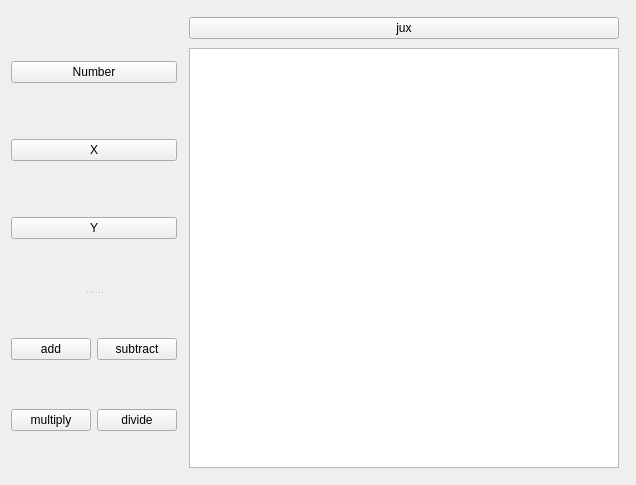
<ui version="4.0" >
 <class>HeightmapDesigner</class>
 <widget class="QWidget" name="HeightmapDesigner" >
  <property name="geometry" >
   <rect>
    <x>0</x>
    <y>0</y>
    <width>636</width>
    <height>485</height>
   </rect>
  </property>
  <property name="sizePolicy" >
   <sizepolicy vsizetype="Expanding" hsizetype="Expanding" >
    <horstretch>0</horstretch>
    <verstretch>0</verstretch>
   </sizepolicy>
  </property>
  <property name="windowTitle" >
   <string>Heightmap Designer</string>
  </property>
  <layout class="QHBoxLayout" name="horizontalLayout" >
   <item>
    <widget class="QSplitter" name="splitter" >
     <property name="orientation" >
      <enum>Qt::Vertical</enum>
     </property>
     <widget class="QWidget" name="" >
      <layout class="QVBoxLayout" name="verticalLayout_2" >
       <item>
        <widget class="QPushButton" name="addConstant" >
         <property name="text" >
          <string>Number</string>
         </property>
        </widget>
       </item>
       <item>
        <widget class="QPushButton" name="addXParameter" >
         <property name="text" >
          <string>X</string>
         </property>
        </widget>
       </item>
       <item>
        <widget class="QPushButton" name="addYParameter" >
         <property name="text" >
          <string>Y</string>
         </property>
        </widget>
       </item>
      </layout>
     </widget>
     <widget class="QWidget" name="" >
      <layout class="QGridLayout" name="gridLayout" >
       <item row="0" column="0" >
        <widget class="QPushButton" name="addAddition" >
         <property name="text" >
          <string>add</string>
         </property>
        </widget>
       </item>
       <item row="0" column="1" >
        <widget class="QPushButton" name="addSubtraction" >
         <property name="text" >
          <string>subtract</string>
         </property>
        </widget>
       </item>
       <item row="1" column="0" >
        <widget class="QPushButton" name="addMultiplication" >
         <property name="text" >
          <string>multiply</string>
         </property>
        </widget>
       </item>
       <item row="1" column="1" >
        <widget class="QPushButton" name="addDivision" >
         <property name="text" >
          <string>divide</string>
         </property>
         <property name="flat" >
          <bool>false</bool>
         </property>
        </widget>
       </item>
      </layout>
     </widget>
    </widget>
   </item>
   <item>
    <layout class="QVBoxLayout" name="verticalLayout" >
     <property name="spacing" >
      <number>9</number>
     </property>
     <property name="sizeConstraint" >
      <enum>QLayout::SetDefaultConstraint</enum>
     </property>
     <property name="margin" >
      <number>6</number>
     </property>
     <item>
      <widget class="QPushButton" name="showJuxCode" >
       <property name="sizePolicy" >
        <sizepolicy vsizetype="Fixed" hsizetype="Expanding" >
         <horstretch>0</horstretch>
         <verstretch>0</verstretch>
        </sizepolicy>
       </property>
       <property name="text" >
        <string>jux</string>
       </property>
      </widget>
     </item>
     <item>
      <widget class="QTreeWidget" name="tree" >
       <property name="headerHidden" >
        <bool>true</bool>
       </property>
       <column>
        <property name="text" >
         <string>1</string>
        </property>
       </column>
      </widget>
     </item>
    </layout>
   </item>
  </layout>
 </widget>
 <resources/>
 <connections/>
</ui>
